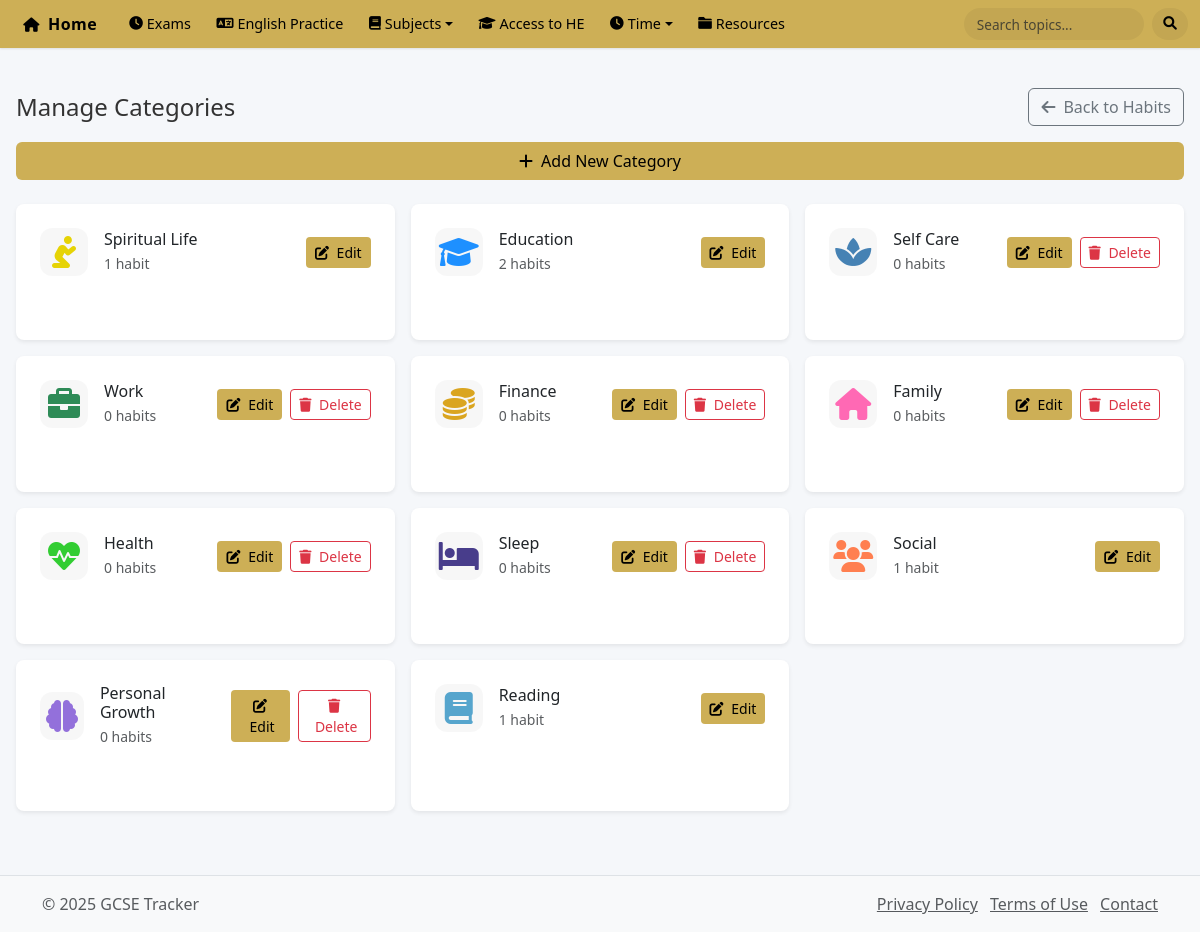
/pages/habits/categories.php, run on an earlier commit of the app's database.
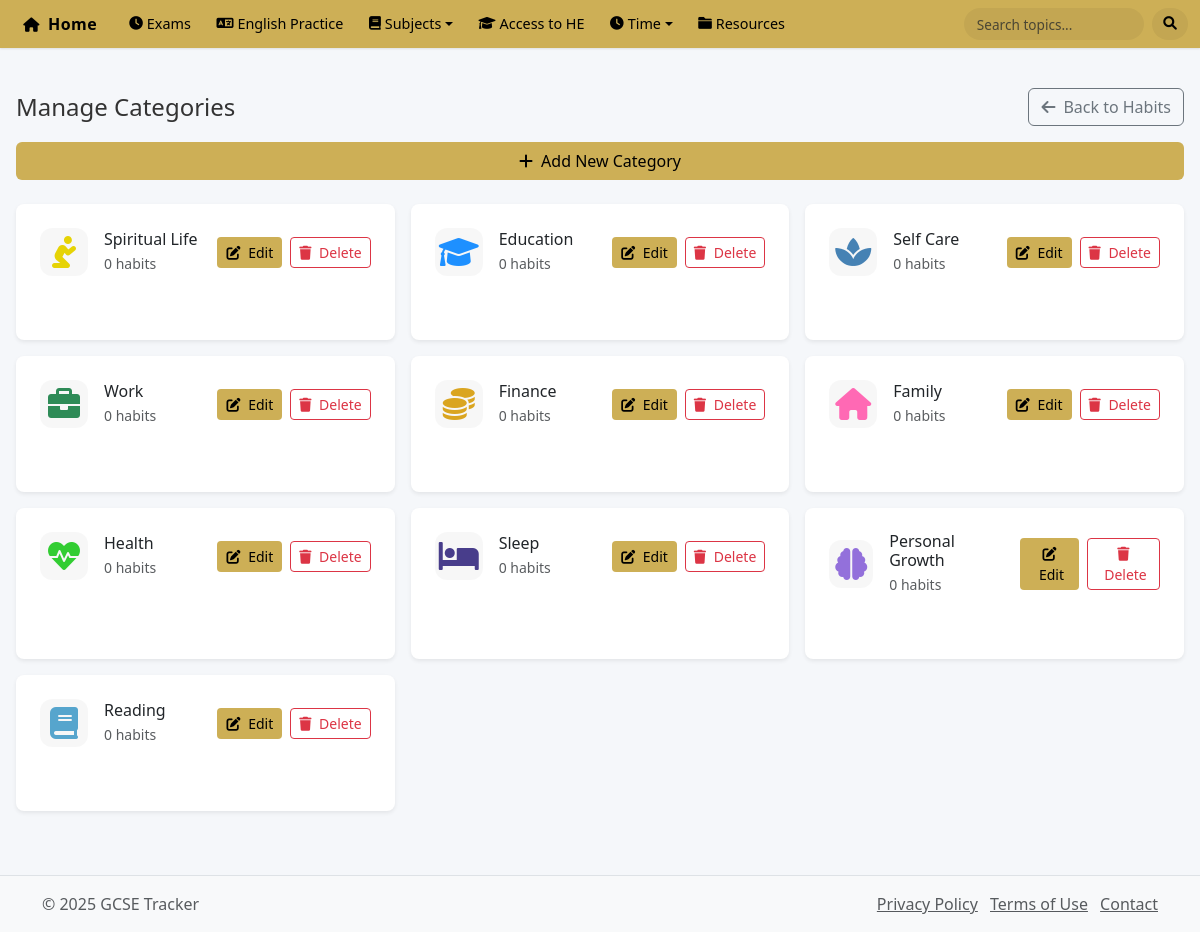
And on a later commit of the database.
### tables this page shows
CREATE TABLE `habit_categories` (
  `id` int(11) NOT NULL,
  `name` varchar(50) NOT NULL,
  `description` text DEFAULT NULL,
  `color` varchar(7) DEFAULT '#6c757d',
  `icon` varchar(50) DEFAULT 'fas fa-folder' COMMENT 'Font Awesome icon class name',
  `display_order` int(11) DEFAULT 0,
  `created_at` timestamp NOT NULL DEFAULT current_timestamp()
);

### pages/habits/categories.php (the view, shortened to what this page needs)
<?php
require_once '../../includes/header.php';
require_once '../../includes/db_connect.php';
$query = "SELECT c.*, COUNT(h.id) as habit_count
          FROM habit_categories c
          LEFT JOIN habits h ON c.id = h.category_id
          GROUP BY c.id
          ORDER BY c.display_order";
$result = $conn->query($query);
$categories = [];
while ($row = $result->fetch_assoc()) {
    $categories[] = $row;
}
?>
<div class="container-fluid p-2 p-sm-3">
    <div class="d-flex flex-column gap-2 gap-sm-3 mb-3 mb-sm-4">
        <div class="d-flex align-items-center justify-content-between">
            <h1 class="h4 mb-0">Manage Categories</h1>
            <a href="manage_habits.php" class="btn btn-outline-secondary d-flex align-items-center gap-2">
                <i class="fas fa-arrow-left"></i>
                <span class="d-none d-sm-inline">Back to Habits</span>
            </a>
        </div>
        <button type="button" class="btn d-flex align-items-center justify-content-center gap-2"
                style="background-color: #cdaf56; color: black;"
                onclick="addCategory()">
            <i class="fas fa-plus"></i>
            <span>Add New Category</span>
        </button>
    </div>
    <div class="row g-3">
        <?php foreach ($categories as $category): ?>
        <div class="col-12 col-md-6 col-lg-4">
            <div class="card border-0 shadow-sm h-100">
                <div class="card-body">
                    <div class="d-flex align-items-center gap-3 mb-3">
                        <div class="category-icon" style="color: <?php echo $category['color']; ?>">
                            <i class="<?php echo $category['icon']; ?> fa-2x"></i>
                        </div>
                        <div class="flex-grow-1 min-width-0">
                            <h3 class="h6 mb-1"><?php echo htmlspecialchars($category['name']); ?></h3>
                            <div class="small text-muted">
                                <?php echo $category['habit_count']; ?> habit<?php echo $category['habit_count'] != 1 ? 's' : ''; ?>
                            </div>
                        </div>
                        <div class="d-flex gap-2">
                            <button type="button"
                                    class="btn btn-sm"
                                    style="background-color: #cdaf56; color: black;"
                                    onclick="editCategory(<?php echo htmlspecialchars(json_encode($category)); ?>)">
                                <i class="fas fa-edit"></i>
                                <span class="d-none d-sm-inline ms-1">Edit</span>
                            </button>
                            <?php if ($category['habit_count'] == 0): ?>
                            <button type="button"
                                    class="btn btn-sm btn-outline-danger"
                                    onclick="deleteCategory(<?php echo $category['id']; ?>, '<?php echo addslashes($category['name']); ?>')">
                                <i class="fas fa-trash"></i>
                                <span class="d-none d-sm-inline ms-1">Delete</span>
                            </button>
                            <?php endif; ?>
                        </div>
                    </div>
                </div>
            </div>
        </div>
        <?php endforeach; ?>
    </div>
</div>
<?php require_once '../../includes/footer.php'; ?>

What changed in the data, as far as the page shows it:
removed habit_categories: name "Social", habit_count "1"
shown differently, row unchanged: habit_categories "Spiritual Life": habit_count "1" → "0"; now shows "s Delete"
shown differently, row unchanged: habit_categories "Education": habit_count "2" → "0"; now shows "Delete"
shown differently, row unchanged: habit_categories "Reading": habit_count "1" → "0"; now shows "s Delete"
